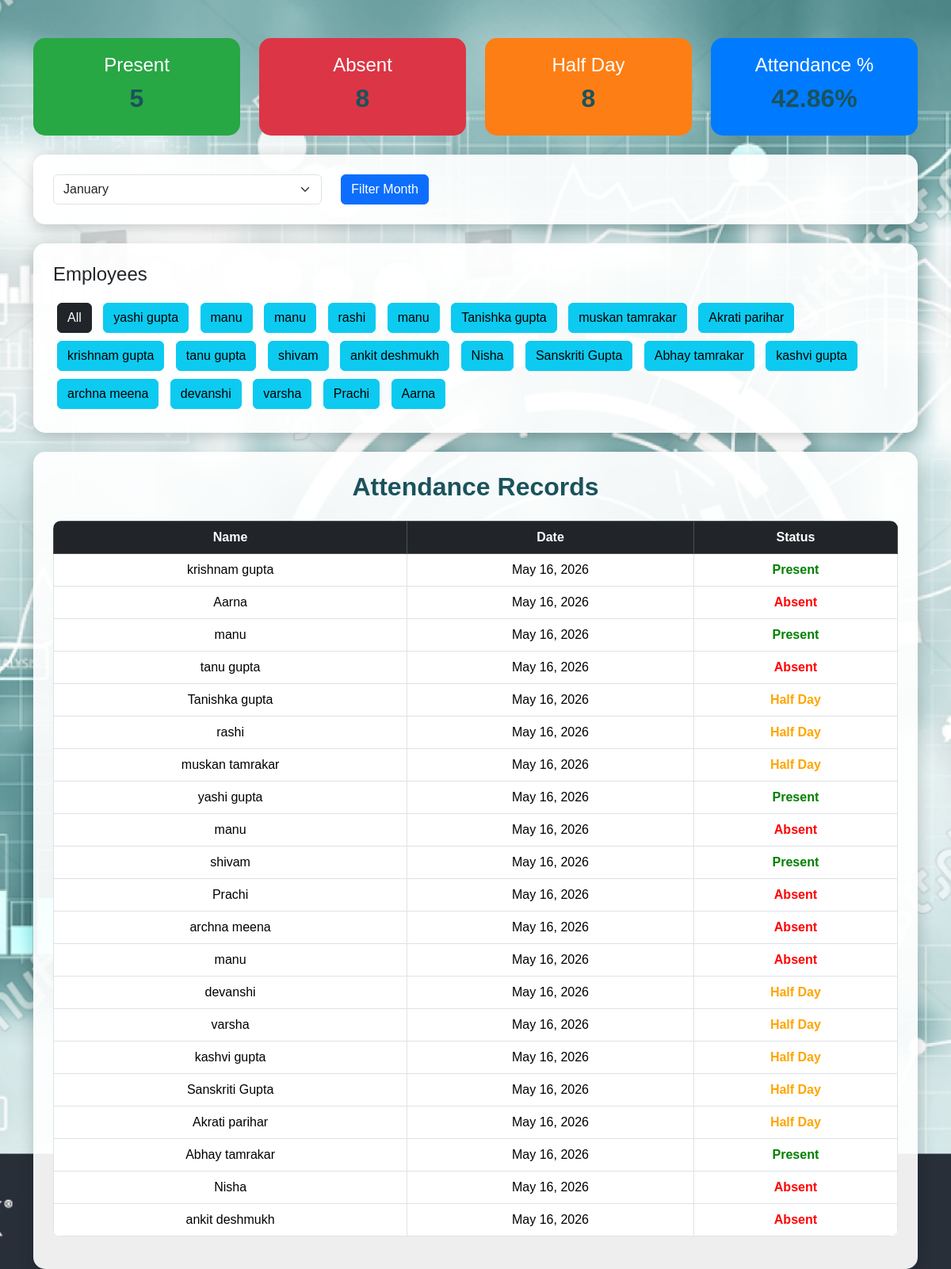
/show_attendance/, run on an earlier commit of the app's database.
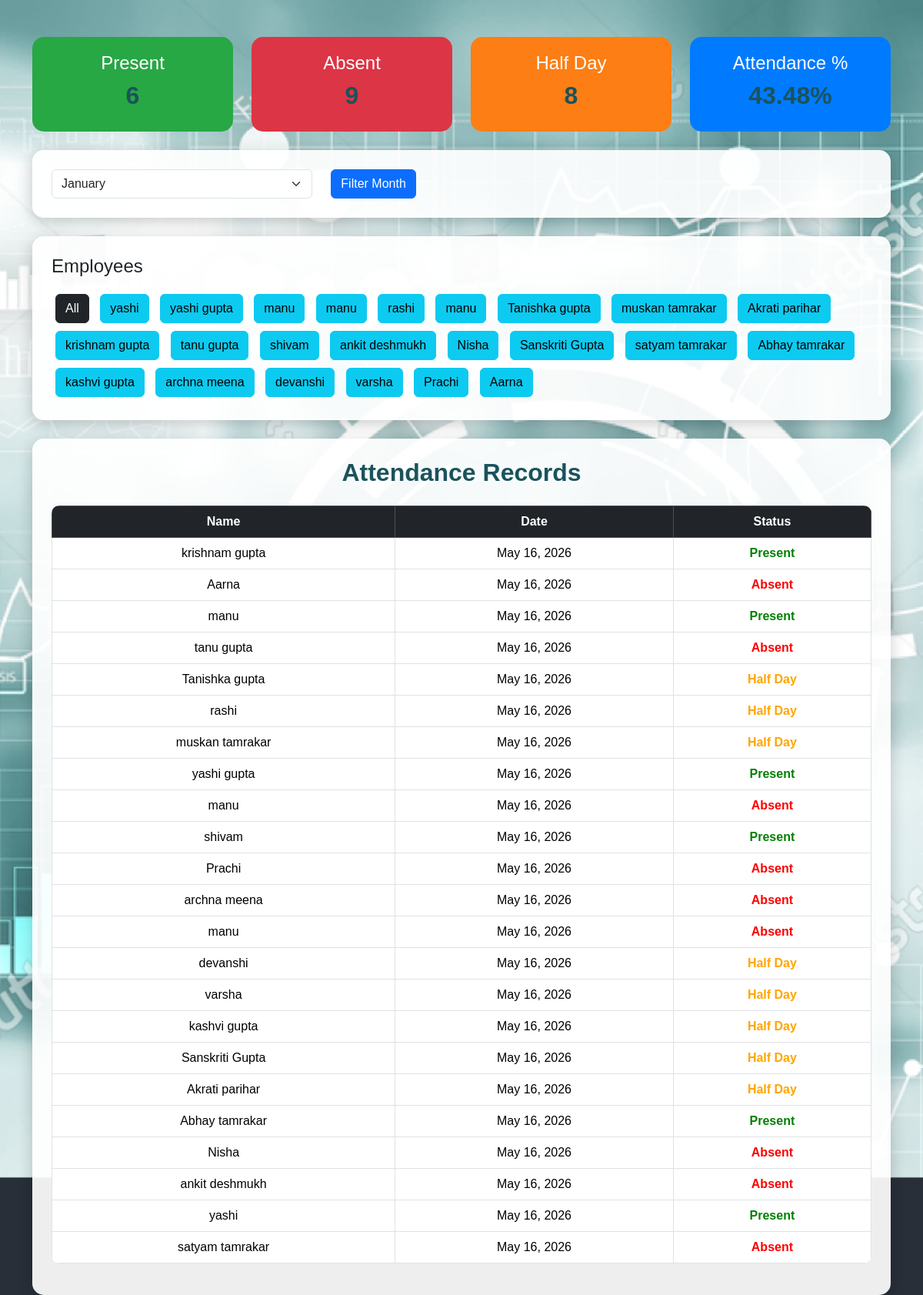
And on a later commit of the database.
### app/models.py (models this page shows, shortened)
class Employee(models.Model):
    name = models.CharField(max_length=100)
    email = models.EmailField()
    contact = models.CharField()
    gender = models.CharField(max_length=10)
    qualification = models.CharField(max_length=200)
    state = models.CharField(max_length=50)
    image = models.ImageField(upload_to='images/')
    audio = models.FileField(upload_to='audios/')
    video = models.FileField(upload_to='videos/')
    resume = models.FileField(upload_to='resumes/')
    password=models.CharField(max_length=20,null=True)         ##table pehle se created  h ab isme naya column add krna h islie

class Attendance(models.Model):
    STATUS_CHOICES = (
        ('Present', 'Present'),
        ('Absent', 'Absent'),
        ('Half Day', 'Half Day'),
    )
    employee = models.ForeignKey(Employee, on_delete=models.CASCADE)
    date = models.DateField(default=date.today)
    status = models.CharField(max_length=20, choices=STATUS_CHOICES)
    class Meta:
        unique_together = ('employee', 'date')

### app/views.py (the view)
# urls.py: path('show_attendance/', show_attendance, name='show_attendance'),
def show_attendance(request):
    today = date.today()
    month = request.GET.get('month')
    if month:
        month = int(month)
    else:
        month = today.month
    emp_id = request.GET.get('emp')
    base_qs = Attendance.objects.filter(
        date__month=month,
        date__year=today.year
    )
    if emp_id:
        base_qs = base_qs.filter(employee_id=emp_id)
    attendance = base_qs.order_by('-date')
    total_present = base_qs.filter(
        status="Present"
    ).count()
    total_absent = base_qs.filter(
        status="Absent"
    ).count()
    total_half = base_qs.filter(
        status="Half Day"
    ).count()
    total = base_qs.count()
    percentage = 0
    if total > 0:
        percentage = (
            (total_present + (total_half * 0.5))
            / total
        ) * 100
    employees = Attendance.objects.select_related(
        'employee'
    ).values(
        'employee__id',
        'employee__name'
    ).distinct()
    context = {
        'attendance': attendance,
        'employees': employees,
        'total_present': total_present,
        'total_absent': total_absent,
        'total_half': total_half,
        'percentage': round(percentage, 2),
        'month': month,
    }
    return render(
        request,
        'show_attendance.html',
        context
    )

### app/templates/show_attendance.html (shortened to what this page needs)
{% load static %}
<!DOCTYPE html>
<html lang="en">
<head>
    <link href="https://cdn.jsdelivr.net/npm/bootstrap@5.3.2/dist/css/bootstrap.min.css" rel="stylesheet">
</head>
<body>
<div class="container mt-5">
    <div class="row mb-4">
        <div class="col-md-3">
            <div class="summary-card present">
                <h4>Present</h4>
                <h2>{{ total_present }}</h2>
            </div>
        </div>
        <div class="col-md-3">
            <div class="summary-card absent">
                <h4>Absent</h4>
                <h2>{{ total_absent }}</h2>
            </div>
        </div>
        <div class="col-md-3">
            <div class="summary-card half">
                <h4>Half Day</h4>
                <h2>{{ total_half }}</h2>
            </div>
        </div>
        <div class="col-md-3">
            <div class="summary-card percent">
                <h4>Attendance %</h4>
                <h2>{{ percentage }}%</h2>
            </div>
        </div>
    </div>
    <div class="table-card mb-4">
        <form method="GET">
            <div class="row">
                <div class="col-md-4">
                    <select name="month" class="form-select">
                        <option value="1">January</option>
                    </select>
                </div>
                <div class="col-md-3">
                    <button class="btn btn-primary">
                        Filter Month
                    </button>
                </div>
            </div>
        </form>
    </div>
    <div class="table-card mb-4">
        <h4 class="mb-3">
            Employees
        </h4>
        <a href="?month={{ month }}"
           class="btn btn-dark employee-btn">
            All
        </a>
        {% for e in employees %}
        <a href="?month={{ month }}&emp={{ e.employee__id }}"
           class="btn btn-info employee-btn">
            {{ e.employee__name }}
        </a>
        {% endfor %}
    </div>
    <div class="table-card">
        <h2 class="text-center mb-4">
            Attendance Records
        </h2>
        <table class="table table-bordered table-hover text-center">
            <thead class="table-dark">
                <tr>
                    <th>Name</th>
                    <th>Date</th>
                    <th>Status</th>
                </tr>
            </thead>
            <tbody>
                {% for i in attendance %}
                <tr>
                    <td>{{ i.employee.name }}</td>
                    <td>{{ i.date }}</td>
                    <td>
                        {% if i.status == "Present" %}
                            <span class="status-present">
                                Present
                            </span>
                        {% elif i.status == "Absent" %}
                            <span class="status-absent">
                                Absent
                            </span>
                        {% else %}
                            <span class="status-half">
                                Half Day
                            </span>
                        {% endif %}
                    </td>
                </tr>
                {% endfor %}
            </tbody>
        </table>
    </div>
</div>
</body>
</html>

What changed in the data, as far as the page shows it:
now on this page (row unchanged): Employee: employee__name "yashi"
now on this page (row unchanged): Employee: employee__name "satyam tamrakar"
added Attendance: employee.name "yashi", date "May 16, 2026", status "Present"
added Attendance: employee.name "satyam tamrakar", date "May 16, 2026", status "Absent"
Also different on the page:
{{ total_present }}: "5" → "6"
{{ total_absent }}: "8" → "9"
{{ percentage }}: "42.86" → "43.48"
